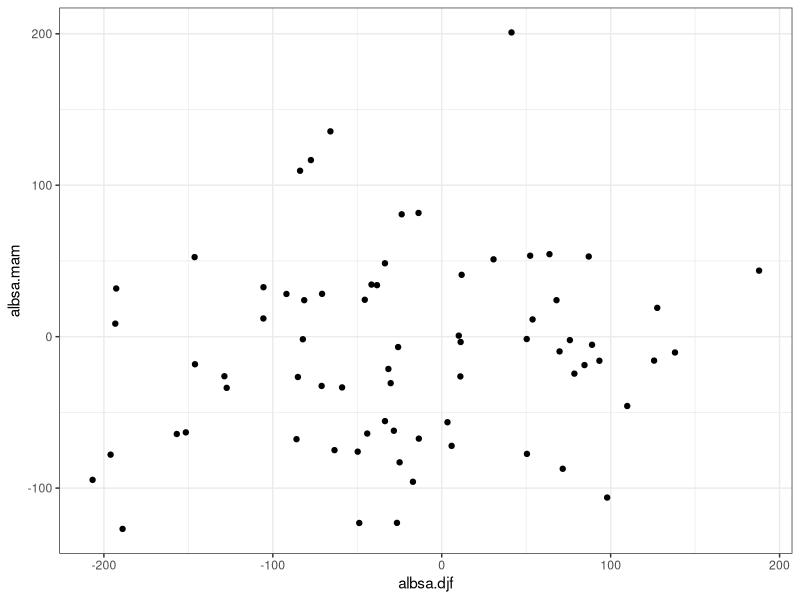

The R script that drew this image:
library(tidyverse)

# summarize Aleutian Low - Bering Sea Anticyclone index for spring (MAM) and winter (DJF)

# ref is Cox et al. 2019 GRL: 
# The Aleutian Low‐Beaufort Sea Anticyclone: A ClimateIndex Correlated With the Timing of Springtime
# Melt in the Pacific Arctic Cryosphere

# data from https://psl.noaa.gov/data/timeseries/ALBSA/

albsa <- read.csv("data/albsa.ncepr1.csv")

albsa <- albsa %>%
  separate(Date, c("month", "day", "year"), "/")

albsa$month <- as.numeric(albsa$month)
albsa$year <- as.numeric(albsa$year)

albsa$winter.year <- ifelse(albsa$month %in% 11:12, albsa$year+1, albsa$year)

spring <- albsa %>%
  filter(month %in% 3:5) %>%
  group_by(year) %>%
  summarise(albsa.mam=mean(ALBSA))

winter <- albsa %>%
  filter(month %in% c(12,1,2)) %>%
  group_by(winter.year) %>%
  summarise(albsa.djf=mean(ALBSA))
names(winter)[1] <- "year"

export <- left_join(spring, winter)

export <- export %>%
  filter(year %in% 1949:2019)

ggplot(export, aes(albsa.djf, albsa.mam)) +
  theme_bw() +
  geom_point()

# quite independent!

write.csv(export, "data/monthly albsa.csv", row.names = F)
